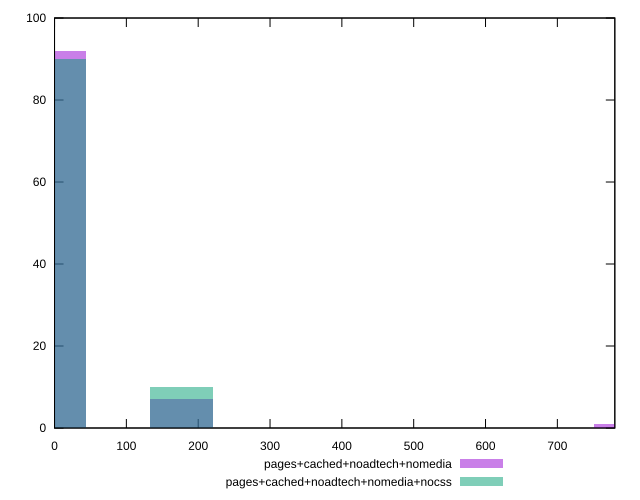

Source code (gnuplot):
reset

$pagesCachedNoadtechNomedia <<EOF
794.4657245849793 1
0 92
176.54793879666207 7
EOF

$pagesCachedNoadtechNomediaNocss <<EOF
0 90
176.54793879666207 10
EOF

set key outside below
set boxwidth 88.27396939833103
set xrange [0:780]
set yrange [0:100]
set trange [0:100]
set style fill transparent solid 0.5 noborder
set terminal svg size 640, 500 enhanced background rgb 'white'
set output "report_00019_2021-02-10T18-14-37.922Z//uses-http2/comparison/histogram/3_vs_4.svg"

plot $pagesCachedNoadtechNomedia title "pages+cached+noadtech+nomedia" with boxes, \
     $pagesCachedNoadtechNomediaNocss title "pages+cached+noadtech+nomedia+nocss" with boxes

reset
